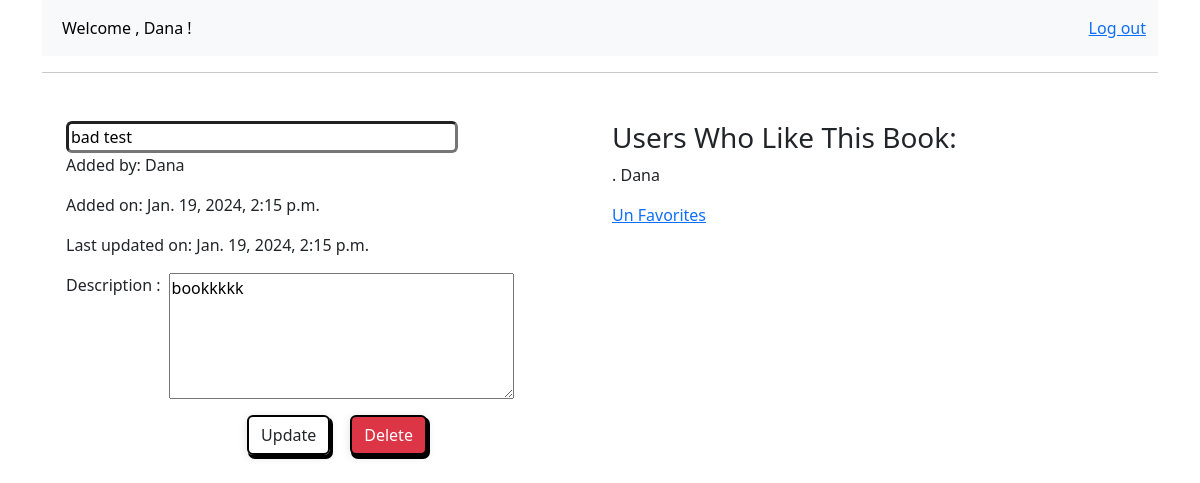
The app's page /book/6 (signed in) with its own data.
### app1/models.py (models this page shows, shortened)
class Users(models.Model):
    first_name = models.CharField(max_length=255)
    last_name = models.CharField(max_length=255)
    email= models.EmailField(unique=True)
    password = models.CharField(max_length=128)
    created_at = models.DateTimeField(auto_now=True)
    updated_at = models.DateTimeField(auto_now_add=True)
    favorite_books = models.ManyToManyField(Books)
    objects = UsersManger()

class Books(models.Model):
    uploaded_by = models.ForeignKey('Users', on_delete=models.CASCADE)
    title= models.CharField(max_length=255)
    description=models.TextField()
    created_at = models.DateTimeField(auto_now=True)
    updated_at = models.DateTimeField(auto_now_add=True)
    objects = BooksManger()

### app1/views.py (the view)
# urls.py: path('book/<int:pk>', views.book, name='book'),
def book(request, pk):
    book_to_view = Books.objects.get(id=pk)
    current_user = Users.objects.get(id=request.session['user_id'])
    context = {
        'book': book_to_view,
        'user': current_user
    }
    if book_to_view.uploaded_by == current_user:
        return render(request, 'if_uploaded_by.html', context)
    return render(request, "if_not_uploaded_by.html", context)

### app1/templates/if_uploaded_by.html (shortened to what this page needs)
{% extends './base.html' %}
{% block content %}
<div class="container text-left mt-6">
        <div class="row mt-5">
            <div class=" col-lg-6">
                <div>
                    <form action="{% url 'app1:update' pk=book.id  %}" method="POST">
                            <input required type="text" name="title" class="rounded border-3 w-75 " id="title" value="{{ book.title }}">                    <br>
                            <p>Added by: {{book.uploaded_by.first_name}}</p>
                            <p>Added on: {{book.created_at}}</p>
                            <p>Last updated on: {{book.updated_at}}</p>
                            <div class="form-group d-flex  ">
                            <label for="exampleFormControlTextarea1" class="me-2">Description :   </label>
                            <textarea class=""  name="description" id="exampleFormControlTextarea1" rows="5" cols="35">{{ book.description }}</textarea>
                        </div>
                          <div class="btn_div d-flex justify-content-center">
                            <button style="width: fit-content;
                            box-shadow: 2px 3px 0px 1px rgba(0, 0, 0, 1)
                            , 0 2px 10px 0 rgba(0, 0, 0, 0.12);
                            border: 2px solid black;" type="submit" class="btn btn-outline-dark btn-shadow mt-3"> Update</button>
                                <button style="width: fit-content;
                                box-shadow: 2px 3px 0px 1px rgba(0, 0, 0, 1)
                                , 0 2px 10px 0 rgba(0, 0, 0, 0.12);
                                border: 2px solid black;" class="btn btn-outline-dark btn-shadow mt-3  text-light bg-danger"> <a   class="dec text-decoration-none text-white"   href="{% url 'app1:delete' pk=book.id  %}">Delete</a></button>
                          </div>
                            </form>
                </div>
            </div>
            <div class=" col-lg-6">
<div class= "pairent">
    <h1 class="h3">Users Who Like This Book:</h1>
    {% for user in book.users_set.all %}
    <p> . {{user.first_name}}
    </p>
    {% endfor %}
    {% if book in user.favorite_books.all %}
        <a  class="un_favorite" style="text-decoration: underline;" href="{% url 'app1:remove_from_favorite' pk=book.pk %}">Un Favorites</a>
    {% else %}
        <a style="text-decoration: underline;" href="{% url 'app1:add_to_favorite' pk=book.pk %}">Add to Favorites</a>
    {% endif %}
</div>
            </div>
        </div>
</div>
{% endblock content %}

### app1/templates/base.html (shortened to what this page needs)
{% load static %}
<!DOCTYPE html>
<html lang="en">
  <head>
    <link rel="stylesheet" href="{% static 'bootstrap.min.css' %}" />
    <link rel="stylesheet" href="../static/btnstyle.css">
  </head>
   <body>
  <div class="container text-left mt-6">
    <nav class="navbar navbar-expand-lg bg-body-tertiary">
        <div class="container-fluid">
            <div class="collapse navbar-collapse" id="navbarSupportedContent">
              <ul class="navbar-nav me-auto mb-2 mb-lg-0">
                <li class="nav-item">
                  <a class="nav-link active" aria-current="page"href="{% url 'app1:home'%}">Welcome , {{request.session.first_name}} !</a>
                </li>
              </ul>
                              <ul style="list-style: none;" class="ms-auto d-flex gap-3 m-0">
                                        <li class="nav-item ">
                                            <a style="text-decoration: underline;" class=" nav-link active text-primary" aria-current="page"  href="{% url 'app1:logout' %}">Log out</a>
                                        </li>
                              </ul>
          </div>
        </div>
      </nav>
      <hr>
    <div class="container">
        {% block content %}
        {% endblock content %}
    </div>
</div>
</body>
</html>

### app1/static/btnstyle.css (style rules this page uses)
.btn-shadow { box-shadow: 2px 3px 0px 1px rgba(0, 0, 0, 1), 0 2px 10px 0 rgba(0, 0, 0, 0.12); border: 2px solid black; }
.btn_div button { margin-left: 20px; }

### records on screen
Users: session.first_name "Dana", first_name "Dana"
Books: title "bad test", uploaded_by.first_name "Dana", created_at "Jan. 19, 2024, 2:15 p.m.", updated_at "Jan. 19, 2024, 2:15 p.m.", description "bookkkkk"
